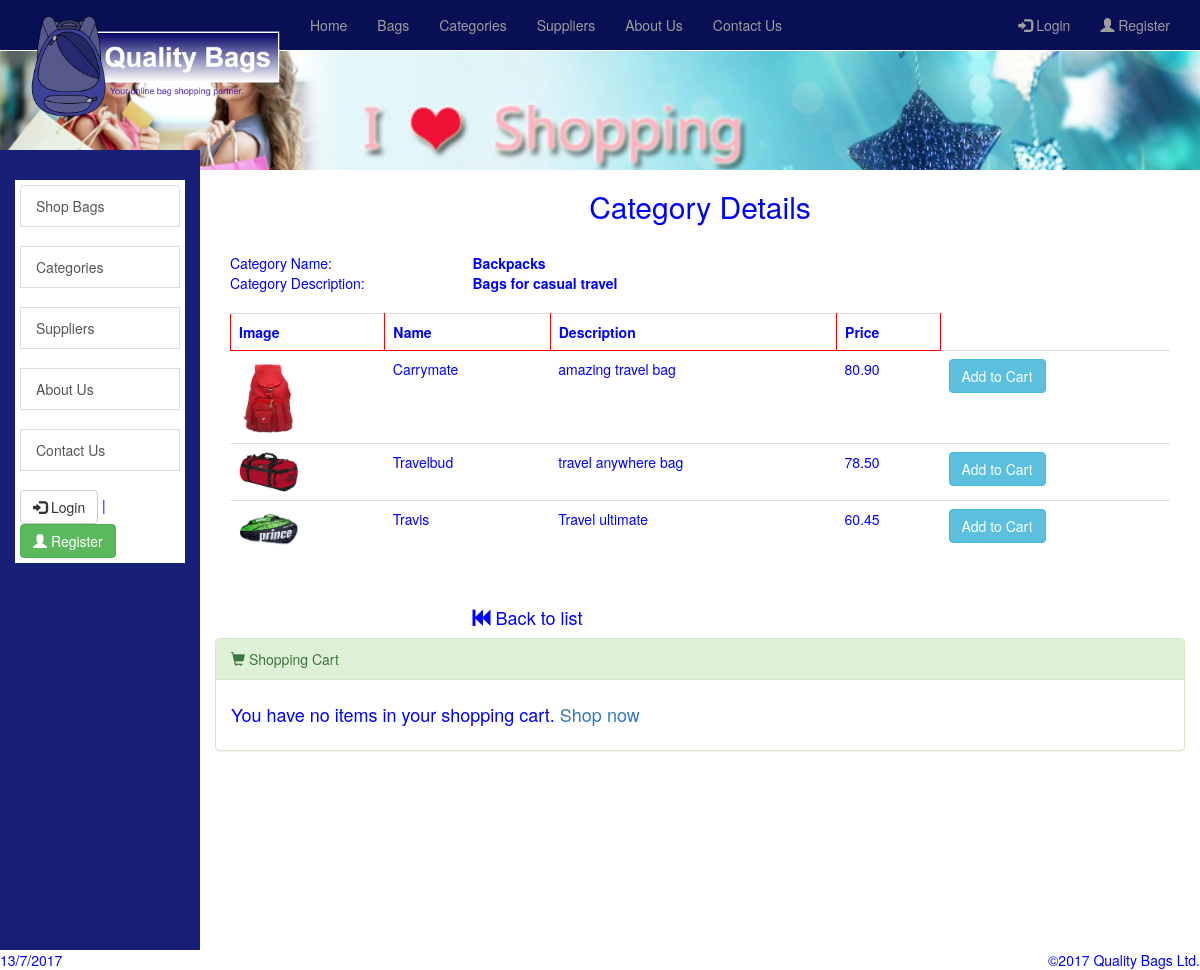
/index.php?content_page=categoryDetails&id=1, run on the app's committed database.
### tables this page shows
CREATE TABLE categories (
  category_id int(5) unsigned NOT NULL auto_increment,
  category_name varchar(50) NOT NULL default '',
  description varchar(100),
  PRIMARY KEY  (category_id)
);

CREATE TABLE bags (
  bag_id int(6) unsigned NOT NULL auto_increment,
  bag_name varchar(50) NOT NULL default '',
  bag_description varchar(100) NOT NULL default '',
  bag_price decimal(5,2) NOT NULL default 000.00,
  bag_image_link varchar(200) NOT NULL default '',
  category_id int(5) unsigned NOT NULL ,
  supplier_id int(5) unsigned NOT NULL ,
  PRIMARY KEY  (bag_id) ,
  INDEX `category_key_idx` (`category_id` ASC),
  INDEX `supplier_key_idx` (`supplier_id` ASC),
  CONSTRAINT `category_key`
    FOREIGN KEY (`category_id`)
    REFERENCES `categories` (`category_id`) ,
  CONSTRAINT `supplier_key`
    FOREIGN KEY (`supplier_id`)
    REFERENCES `suppliers` (`supplier_id`)
);

### data_layer/data.inc.php (called while the page is built, shortened)
<?php
require_once('credential.inc.php');
$db = new MySQL($host,$user,$pass,$name);
class MySQL {
    var $host;
    var $dbUser;
    var $dbPass;
    var $dbName;
    var $dbConn;
    function MySQL ($host,$dbUser,$dbPass,$dbName) {
        $this->host=$host;
        $this->dbUser=$dbUser;
        $this->dbPass=$dbPass;
        $this->dbName=$dbName;
    }
    function connectToDb () {
        if (!$this->dbConn = @mysqli_connect($this->host,
                                      $this->dbUser,
                                      $this->dbPass)) {
            trigger_error('Could not connect to server');
            $this->connectError=true;
		  } else if ( !@mysqli_select_db($this->dbConn, $this->dbName) ) {
            trigger_error('Could not select database');
            $this->connectError=true;
        }
    }
    function query($sql) {
	   if (!$queryResource=mysqli_query($this->dbConn, $sql))
          trigger_error ('Query failed: '.mysqli_error($this->dbConn).
                        ' SQL: '.$sql);
     return new MySQLResult($this,$queryResource);
 }
}
class MySQLResult {
 var $query;
 function MySQLResult(& $mysql,$query) {
     $this->query=$query;
 }
 function fetch () {
     if ( $row=mysqli_fetch_array($this->query,MYSQL_ASSOC) ) {
         return $row;
     } else if ( $this->size() > 0 ) {
         mysqli_data_seek($this->query,0);
         return false;
     } else {
         return false;
     }
 }
 function size () {
     return mysqli_num_rows($this->query);
   }
 }
 ?>

### data_layer/credential.inc.php (called while the page is built)
<?php
$host = 'localhost';
$user = 'johns08';
$pass = '07061990';
$name = 'johns08mysql2';
?>

### categoryDetails.php (the view)
<?php
if (isset($_GET['id'])){
  $categoryID = $_GET['id'];
  $sql = 'SELECT * FROM categories WHERE category_id='.$categoryID;
  $result = $db->query($sql);
  $row = $result->fetch();
  extract($row);
  echo '<div class="container-fluid">';
  echo '<h2 align="center">Category Details</h2></br>';
  echo '<div class="row"><div class="col-sm-3">Category Name:</div><div class="col-sm-6"><strong>'.$category_name.'</strong></div></div>';
  echo '<div class="row"><div class="col-sm-3">Category Description:</div><div class="col-sm-6"><strong>'.$description.'</strong></div></div>';
  echo '</br><table class="table">';
  echo '<tr><th>Image</th><th>Name</th><th>Description</th><th>Price</th></tr>';
  $sqlBags = 'SELECT * FROM bags WHERE category_id='.$category_id;
  $resultBags = $db->query($sqlBags);
  while($rowBag = $resultBags->fetch()){
    extract($rowBag);
    echo '<tr>';
    echo '<td><img width="60" height="auto" src="'.$bag_image_link.'"></td>';
    echo '<td>'.$bag_name.'</td>';
    echo '<td>'.$bag_description.'</td>';
    echo '<td>'.$bag_price.'</td>';
    if (isset($_SESSION['username'])){
      if($_SESSION['username'] != 'Admin'){
        echo '<td><a href="index.php?content_page=cart&action=add&id='.$bag_id.'" class="btn btn-info">Add to Cart</a></td>';
      }
    }
    else {
      echo '<td><a href="index.php?content_page=cart&action=add&id='.$bag_id.'" class="btn btn-info">Add to Cart</a></td>';
    }
    echo '</tr>';
  }
  echo '</table></br>';
  echo '<div class="row"><div class="col-sm-3"></div><div class="col-sm-3"><a href="index.php?content_page=categories"><h4><span class="glyphicon glyphicon-fast-backward"></span> Back to list</h4></a></div>';
  echo '</div></div>';
}
else {
  header("Location: index.php?content_page=categories");
  exit();
}
?>

### index.php (shortened to what this page needs)
<!doctype html>
<html>
<head>
<link href="Bootstrap/bootstrap.css" rel="stylesheet" type="text/css" />
<link href="stylesheets\home.css" rel="stylesheet" type="text/css" />
</head>
<body>
<?php
include('QBMaster.php');
?>
</body>
</html>

### QBMaster.php (shortened to what this page needs)
    <div class="navbar navbar-inverse navbar-fixed-top">
    <div class="container">
    <div class="navbar-header">
          <a class="navbar-brand" runat="server" href="index.php?content_page=Home"><img class="img-responsive" src="images/qblogo.png" width="250" height="60"/></a>
    </div>
    <div class="navbar-collapse collapse">
    <ul class="nav navbar-nav">
    <li><a runat="server" href="index.php?content_page=Home">Home</a></li>
    <li><a runat="server" href="index.php?content_page=Bags">Bags</a></li>
    <li><a runat="server" href="index.php?content_page=Categories">Categories</a></li>
    <li><a runat="server" href="index.php?content_page=Suppliers">Suppliers</a></li>
    <li><a runat="server" href="index.php?content_page=About">About Us</a></li>
    <li><a runat="server" href="index.php?content_page=Contact">Contact Us</a></li>
    </ul>
    <ul class="nav navbar-nav navbar-right">
      <?php
        if(!isset($_SESSION['username'])){
          echo '<li style="cursor:pointer"><a runat="server" data-toggle="modal" data-target="#loginModal" ><span class="glyphicon glyphicon-log-in"></span> Login</a></li>';
          echo '<li style="cursor:pointer"><a runat="server" data-toggle="modal" data-target="#registerModal" ><span class="glyphicon glyphicon-user"></span> Register</a></li>';
        }
        else {
          echo '<li style="cursor:pointer"><a runat="server" href="index.php?content_page=logout"><span class="glyphicon glyphicon-log-out"></span> Logout</a></li>';
        }
      ?>
    </ul>
    </div>
    </div>
    </div>
<div id="header">
</div>
<div id="left" class="col-md-2"><?php include('Menu.php');?></div>
<div id="right" class="col-md-10"><?php include($page_content);?>
  <?php
  require_once('business_layer/shopping.inc.php');
  ?>
  <div id="shoppingcart">
  <?php
    if (isset($_SESSION['username'])){
      if($_SESSION['username'] != 'Admin'){
        echo '<div class="panel panel-success">';
        echo '<div class="panel-heading"><span class="glyphicon glyphicon-shopping-cart"></span> Shopping Cart</div>';
            echo '<div class="panel-body">';
                echo Shopping::writeShoppingCart();
            echo '</div></div>';
          }
      }
      else {
        echo '<div class="panel panel-success">';
        echo '<div class="panel-heading"><span class="glyphicon glyphicon-shopping-cart"></span> Shopping Cart</div>';
            echo '<div class="panel-body">';
                echo Shopping::writeShoppingCart();
            echo '</div></div>';
      }
  ?>
  </div>
</div>
 <div style="position: fixed; bottom: 0px; left:0px;">
 </div>
 <div style="position: fixed; bottom: 0px; right:0px;">
 &copy;2017 Quality Bags Ltd.
 </div>

### menu.php (shortened to what this page needs)
<p>
  <div style="margin-top: 10px; padding: 5px; background-color: white;">
  <a runat="server" class="list-group-item" href="index.php?content_page=Bags">Shop Bags</a><br/>
  <a runat="server" class="list-group-item" href="index.php?content_page=categories">Categories</a><br/>
  <a runat="server" class="list-group-item" href="index.php?content_page=Suppliers">Suppliers</a><br/>
  <a runat="server" class="list-group-item" href="index.php?content_page=About">About Us</a><br/>
  <a runat="server" class="list-group-item" href="index.php?content_page=Contact">Contact Us</a><br/>
  <?php
    if(!isset($_SESSION['username'])){
      echo '<a runat="server" class="btn btn-default" href="index.php?content_page=login"><span class="glyphicon glyphicon-log-in"></span> Login</a> | ';
      echo '<a runat="server" class="btn btn-success" href="index.php?content_page=register"><span class="glyphicon glyphicon-user"></span> Register</a><br/>';
    }
  ?>
  </div>
</p>

### business_layer/shopping.inc.php (shortened to what this page needs)
<?php
require_once('/../data_layer/data.inc.php');
class Shopping {
  public static function writeShoppingCart() {
  	if (!isset($cart) || $cart=='') {
  		return '<h4>You have no items in your shopping cart.<a href="index.php?content_page=bags"> Shop now</a></h4>';
  	}
    else {
  		$items = explode(',',$cart);
  		$s = (count($items) > 1) ? 's':'';
  		return '<h4>You have <a href="index.php?content_page=cart&action=display">'.count($items).' item'.$s.' in your shopping cart</a></h4>';
  	}
  }
}
?>

### stylesheets/home.css (style rules this page uses)
h1, h2, h3, h4, h5, h6, th { color: Blue; }
.navbar-inverse { background-color: #090f54; border-color: #ffffff; }
#header { background-image:url(../images/banner1.jpg); background-repeat:no-repeat; width:100%; height:200px; background-size:cover; position:fixed; top:0px; }
#left { background-color:#171f77; padding-top:20px; top:150px; height:800px; }
#right { top:150px; height:800px; background-color:#ffffff; }
#IDates td, th { border: 1px solid red; }

### data on the page
categories: category_name "Backpacks", description "Bags for casual travel"
bags: bag_image_link (picture), bag_name "Carrymate", bag_description "amazing travel bag", bag_price "80.90"
bags: bag_image_link (picture), bag_name "Travelbud", bag_description "travel anywhere bag", bag_price "78.50"
bags: bag_image_link (picture), bag_name "Travis", bag_description "Travel ultimate", bag_price "60.45"
